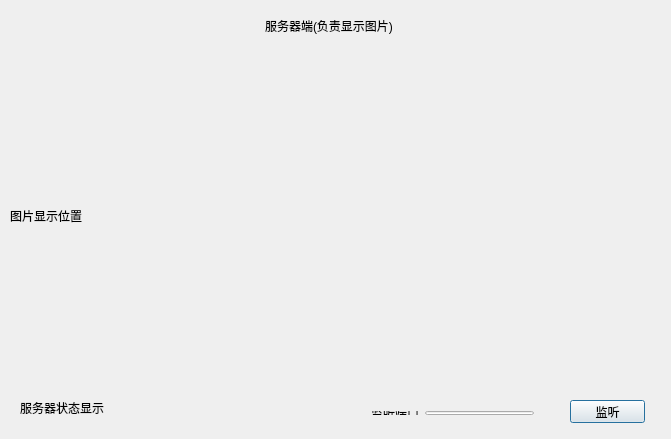
<?xml version="1.0" encoding="UTF-8"?>
<ui version="4.0">
 <class>Server</class>
 <widget class="QDialog" name="Server">
  <property name="geometry">
   <rect>
    <x>0</x>
    <y>0</y>
    <width>671</width>
    <height>439</height>
   </rect>
  </property>
  <property name="windowTitle">
   <string>Server</string>
  </property>
  <widget class="QLabel" name="serverStatusLabel">
   <property name="geometry">
    <rect>
     <x>20</x>
     <y>400</y>
     <width>301</width>
     <height>16</height>
    </rect>
   </property>
   <property name="text">
    <string>服务器状态显示</string>
   </property>
  </widget>
  <widget class="QPushButton" name="startButton">
   <property name="geometry">
    <rect>
     <x>570</x>
     <y>400</y>
     <width>75</width>
     <height>23</height>
    </rect>
   </property>
   <property name="text">
    <string>监听</string>
   </property>
  </widget>
  <widget class="QLabel" name="imageLabel">
   <property name="geometry">
    <rect>
     <x>10</x>
     <y>50</y>
     <width>641</width>
     <height>331</height>
    </rect>
   </property>
   <property name="text">
    <string>图片显示位置</string>
   </property>
  </widget>
  <widget class="QWidget" name="layoutWidget">
   <property name="geometry">
    <rect>
     <x>360</x>
     <y>400</y>
     <width>185</width>
     <height>26</height>
    </rect>
   </property>
   <layout class="QHBoxLayout" name="horizontalLayout">
    <item>
     <widget class="QLabel" name="label">
      <property name="text">
       <string>监听端口</string>
      </property>
     </widget>
    </item>
    <item>
     <widget class="QLineEdit" name="portLineEdit"/>
    </item>
   </layout>
  </widget>
  <widget class="QLabel" name="label_2">
   <property name="geometry">
    <rect>
     <x>265</x>
     <y>10</y>
     <width>181</width>
     <height>31</height>
    </rect>
   </property>
   <property name="text">
    <string>服务器端(负责显示图片)</string>
   </property>
  </widget>
 </widget>
 <layoutdefault spacing="6" margin="11"/>
 <resources/>
 <connections/>
</ui>
